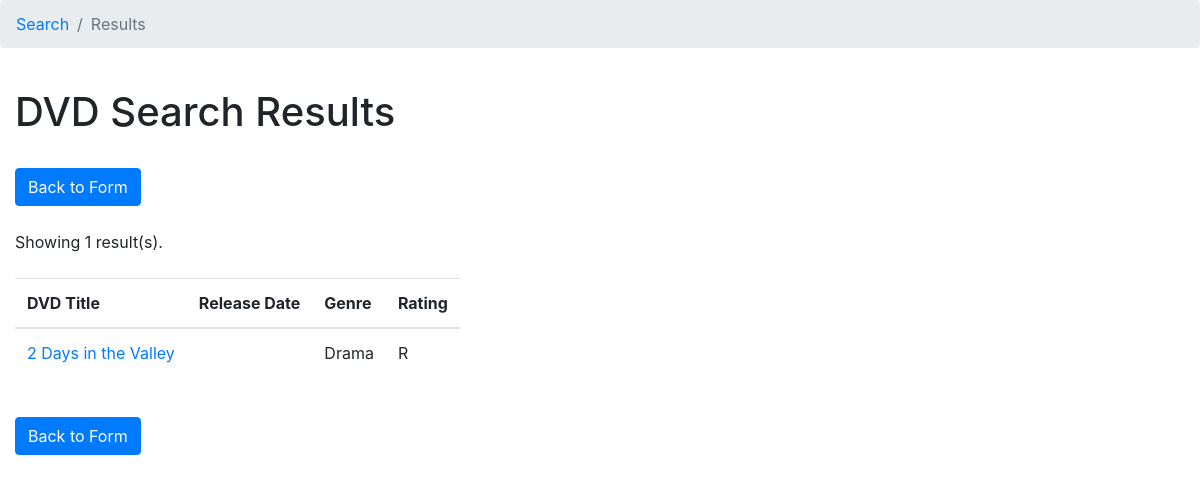
/assignment_09/search_results.php?title=2 Days in the Valley , run on the app's committed database.
### tables this page shows
CREATE TABLE `dvd_titles` (
  `dvd_title_id` int(11) NOT NULL,
  `title` varchar(255) NOT NULL,
  `release_date` date DEFAULT NULL,
  `award` varchar(255) DEFAULT NULL,
  `label_id` int(11) DEFAULT NULL,
  `sound_id` int(11) DEFAULT NULL,
  `genre_id` int(11) DEFAULT NULL,
  `rating_id` int(11) DEFAULT NULL,
  `format_id` int(11) DEFAULT NULL
);

CREATE TABLE `genres` (
  `genre_id` int(11) NOT NULL,
  `genre` varchar(255) NOT NULL
);

CREATE TABLE `ratings` (
  `rating_id` int(11) NOT NULL,
  `rating` varchar(255) NOT NULL
);

### assignment_09/search_results.php (the view, shortened to what this page needs)
<?php
	$host = "303.itpwebdev.com";
	$password = "Iaminla123";
	$db = "benjamfr_DVD_db";
	$user = "benjamfr_db_user";
	$mysqli = new mysqli($host,$user,$password, $db);
	$mysqli->set_charset('utf8');
$sql = "SELECT dvd_titles.dvd_title_id, dvd_titles.title, genres.genre, ratings.rating, labels.label, formats.format, sounds.sound, dvd_titles.award, dvd_titles.release_date
		FROM dvd_titles
		LEFT JOIN genres ON dvd_titles.genre_id = genres.genre_id
		LEFT JOIN ratings ON dvd_titles.rating_id = ratings.rating_id
		LEFT JOIN labels ON dvd_titles.label_id = labels.label_id
		LEFT JOIN formats ON dvd_titles.format_id = formats.format_id
		LEFT JOIN sounds ON dvd_titles.sound_id = sounds.sound_id
		WHERE 1=1";
if( isset($_GET['title']) && !empty($_GET['title']) ) {
	$sql = $sql . " AND dvd_titles.title LIKE '%" . $_GET['title'] . "%'";
}
$sql = $sql . ";";
$results = $mysqli->query($sql);
?>
<!DOCTYPE html>
<html>
<head>
	<link rel="stylesheet" href="https://maxcdn.bootstrapcdn.com/bootstrap/4.0.0/css/bootstrap.min.css">
</head>
<body>
	<ol class="breadcrumb">
		<li class="breadcrumb-item"><a href="search_form.php">Search</a></li>
		<li class="breadcrumb-item active">Results</li>
	</ol>
	<div class="container-fluid">
		<div class="row">
			<h1 class="col-12 mt-4">DVD Search Results</h1>
		</div>
	</div>
	<div class="container-fluid">
		<div class="row mb-4">
			<div class="col-12 mt-4">
				<a href="search_form.php" role="button" class="btn btn-primary">Back to Form</a>
			</div>
		</div>
		<div class="row">
			<div class="col-12">
				Showing <?php echo $results->num_rows ?> result(s).
			</div>
			<div class="col-12">
				<table class="table table-hover table-responsive mt-4">
					<thead>
						<tr>
							<th>DVD Title</th>
							<th>Release Date</th>
							<th>Genre</th>
							<th>Rating</th>
						</tr>
					</thead>
					<tbody>
						<?php while ($row = $results->fetch_assoc() ) : ?>
							<tr>
								<td>
									<a href="details.php?id= <?php echo $row['dvd_title_id'] ?>" ><?php echo $row['title'] ?> </a>
								</td>
								<td>
								</td>
								<td>
									<?php echo $row['genre'] ?>
								</td>
								<td>
									<?php echo $row['rating'] ?>
								</td>
							</tr>
						<?php endwhile ?>
					</tbody>
				</table>
			</div>
		</div>
		<div class="row mt-4 mb-4">
			<div class="col-12">
				<a href="search_form.php" role="button" class="btn btn-primary">Back to Form</a>
			</div>
		</div>
	</div>
</body>
</html>

### data on the page
dvd_titles: title "2 Days in the Valley", genre.genre "Drama", rating.rating "R"

### other printed values
$results->num_rows "1"
